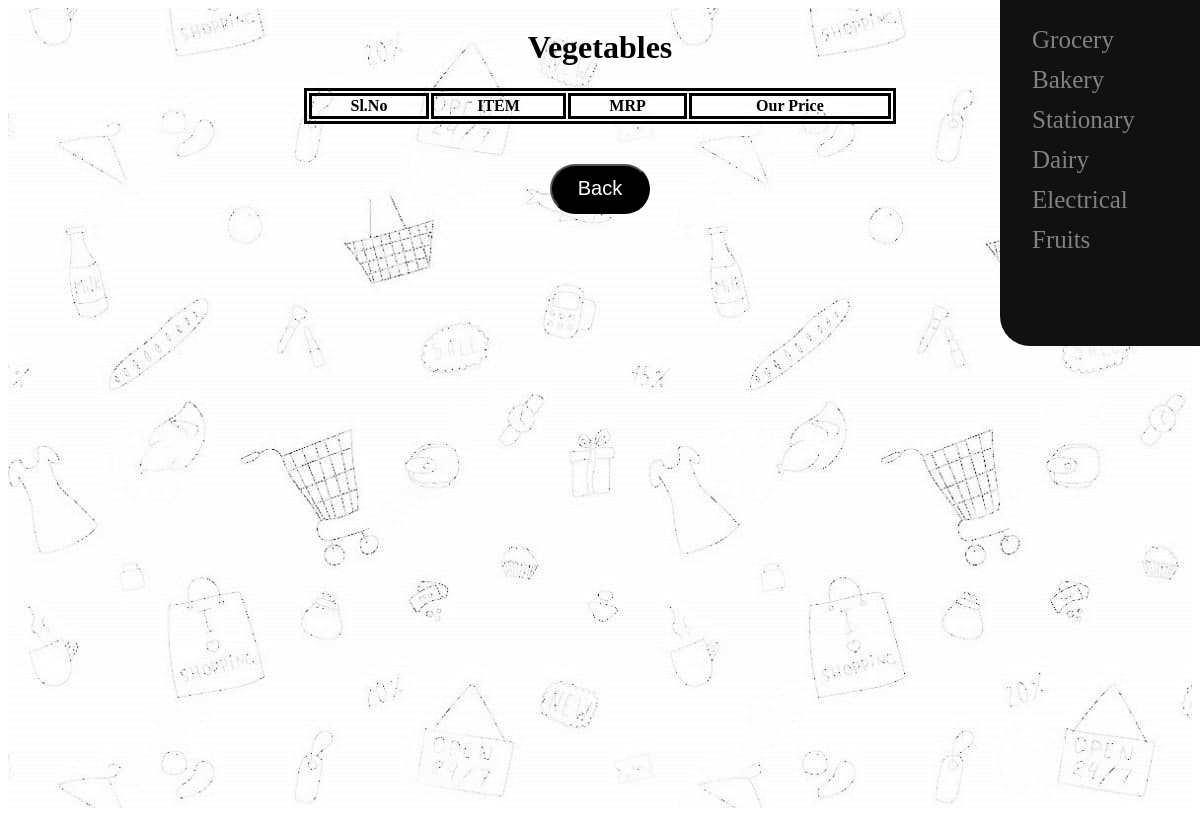
/vegetables/, run on an earlier commit of the app's database.
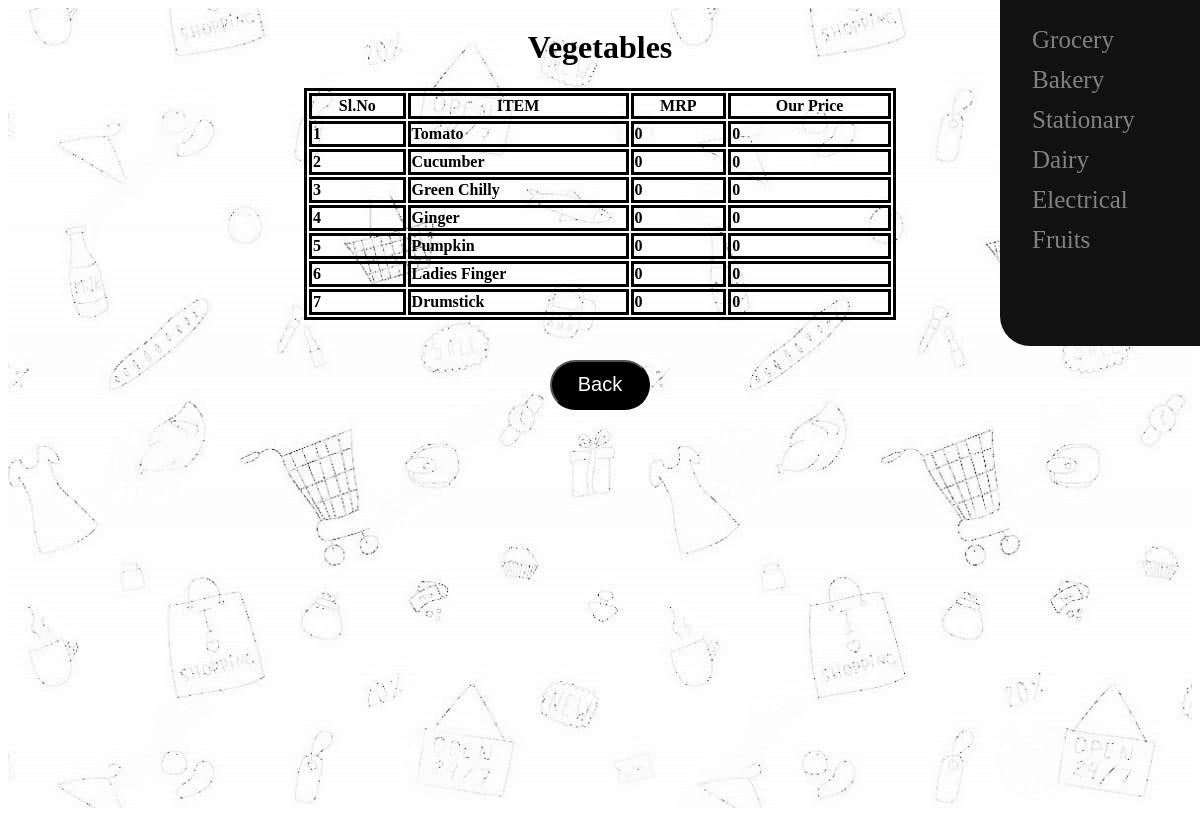
And on a later commit of the database.
### home/models.py (models this page shows, shortened)
class Vegetable(models.Model ):
   vegetables_name = models.CharField(max_length=50)
   vegetables_mrp = models.IntegerField()
   vegetables_id = models.IntegerField(primary_key=True)
   vegetables_price = models.IntegerField()

### home/views.py (the view)
# urls.py: path('vegetables/', views.vegetables),
def vegetables(request):
    vegetables_list = {'vegetables':Vegetable.objects.all()}
    return render( request,'vegetables.html', vegetables_list)

### home/templates/vegetables.html (shortened to what this page needs)
<!DOCTYPE html>
<html lang="en">
<head>
</head>
<body style="scroll-behaviour : smooth;">
    <div class="sidenav">
      <a href="../grocery">Grocery</a>
      <a href="../bakery">Bakery</a>
      <a href="../stationary">Stationary</a>
      <a href="../dairy">Dairy</a>
      <a href="../electrical">Electrical</a>
      <a href="../fruits">Fruits</a>
    </div>
    <div class="body1">
        <h1>Vegetables</h1>
        <table>
            <tr>
                <th>Sl.No</th>
                <th>ITEM</th>
                <th>MRP</th>
                <th>Our Price</th>
            </tr>
            {% for v in vegetables %}
                <tr>
                    <td>{{ v.vegetables_id }}</td>
                    <td>{{ v.vegetables_name }}</td>
                    <td>{{ v.vegetables_mrp }}</td>
                    <td>{{ v.vegetables_price }}</td>
                </tr>
                {% endfor %}
        </table>
        <div style="margin:40px 0px 0px 0px;
          height: 50px;
          text-align: center;
          ">
        <a href="../#products"><button class ="back-button">Back</button></a>
      </div>
    </div>
</body>
</html>

### home/templates/vegetables.html (style rules this page uses)
body { scroll-behavior: smooth; }
.body1 { width : 100%; height : 100vh; display: flex; flex-direction: column; align-items : center; background-image: url(/static/res/background.jpg); background-attachment: fixed; }
table, th, td { border: 3px solid black; font-weight : bolder; }
table { width : 50%; height : auto; }
.back-button { background-color : black; color : white; border-radius:30px; text-decoration:none; width : 100px; height : 50px; font-size : 20px; transition : all 0.4s ease 0s; }
.sidenav { height: 40%; width: 200px; position: fixed; z-index: 1; top: 0; right: 0; background-color: #111; overflow-x: hidden; padding-top: 20px; border-bottom-left-radius : 30px; }
.sidenav a { padding: 6px 6px 6px 32px; text-decoration: none; font-size: 25px; color: #818181; display: block; transition: all 0.4s ease 0s; }

What changed in the data, as far as the page shows it:
added Vegetable: vegetables_id "1", vegetables_name "Tomato", vegetables_mrp "0", vegetables_price "0"
added Vegetable: vegetables_id "2", vegetables_name "Cucumber", vegetables_mrp "0", vegetables_price "0"
added Vegetable: vegetables_id "3", vegetables_name "Green Chilly", vegetables_mrp "0", vegetables_price "0"
added Vegetable: vegetables_id "4", vegetables_name "Ginger", vegetables_mrp "0", vegetables_price "0"
added Vegetable: vegetables_id "5", vegetables_name "Pumpkin", vegetables_mrp "0", vegetables_price "0"
added Vegetable: vegetables_id "6", vegetables_name "Ladies Finger", vegetables_mrp "0", vegetables_price "0"
added Vegetable: vegetables_id "7", vegetables_name "Drumstick", vegetables_mrp "0", vegetables_price "0"
